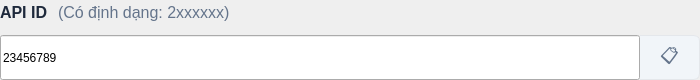
<?xml version="1.0" encoding="UTF-8"?>
<ui version="4.0">
 <class>TelethonApiIdInput</class>
 <widget class="QWidget" name="TelethonApiIdInput">
  <property name="geometry">
   <rect>
    <x>0</x>
    <y>0</y>
    <width>700</width>
    <height>80</height>
   </rect>
  </property>
  <layout class="QVBoxLayout" name="verticalLayout">
   <property name="spacing">
    <number>10</number>
   </property>
   <property name="leftMargin">
    <number>0</number>
   </property>
   <property name="topMargin">
    <number>0</number>
   </property>
   <property name="rightMargin">
    <number>0</number>
   </property>
   <property name="bottomMargin">
    <number>0</number>
   </property>
   <item>
    <layout class="QHBoxLayout" name="headerLayout">
     <property name="spacing">
      <number>10</number>
     </property>
     <item>
      <widget class="QLabel" name="apiIdLabel">
       <property name="styleSheet">
        <string notr="true">font-size: 16px; font-weight: bold; color: #1E293B;</string>
       </property>
       <property name="text">
        <string>API ID</string>
       </property>
       <property name="class" stdset="0">
        <string>fieldLabel</string>
       </property>
      </widget>
     </item>
     <item>
      <widget class="QLabel" name="apiIdHintLabel">
       <property name="styleSheet">
        <string notr="true">font-size: 16px; color: #64748B;</string>
       </property>
       <property name="text">
        <string>(Có định dạng: 2xxxxxx)</string>
       </property>
       <property name="class" stdset="0">
        <string>fieldHint</string>
       </property>
      </widget>
     </item>
     <item>
      <spacer name="horizontalSpacer">
       <property name="orientation">
        <enum>Qt::Horizontal</enum>
       </property>
       <property name="sizeHint" stdset="0">
        <size>
         <width>40</width>
         <height>20</height>
        </size>
       </property>
      </spacer>
     </item>
    </layout>
   </item>
   <item>
    <layout class="QHBoxLayout" name="inputLayout">
     <property name="spacing">
      <number>0</number>
     </property>
     <item>
      <widget class="QLineEdit" name="apiIdLineEdit">
       <property name="minimumSize">
        <size>
         <width>0</width>
         <height>45</height>
        </size>
       </property>
       <property name="maximumSize">
        <size>
         <width>16777215</width>
         <height>45</height>
        </size>
       </property>
       <property name="styleSheet">
        <string notr="true"/>
       </property>
       <property name="text">
        <string>23456789</string>
       </property>
      </widget>
     </item>
     <item>
      <widget class="QPushButton" name="copyApiIdButton">
       <property name="minimumSize">
        <size>
         <width>60</width>
         <height>45</height>
        </size>
       </property>
       <property name="maximumSize">
        <size>
         <width>60</width>
         <height>45</height>
        </size>
       </property>
       <property name="styleSheet">
        <string notr="true">background-color: #F1F5F9;
border: 1px solid #E4E7EB;
border-left: none;
border-top-left-radius: 0px;
border-bottom-left-radius: 0px;
border-top-right-radius: 6px;
border-bottom-right-radius: 6px;
font-size: 18px;
color: #64748B;</string>
       </property>
       <property name="text">
        <string>📋</string>
       </property>
       <property name="class" stdset="0">
        <string>iconButton</string>
       </property>
      </widget>
     </item>
    </layout>
   </item>
  </layout>
 </widget>
 <resources/>
 <connections/>
</ui>
